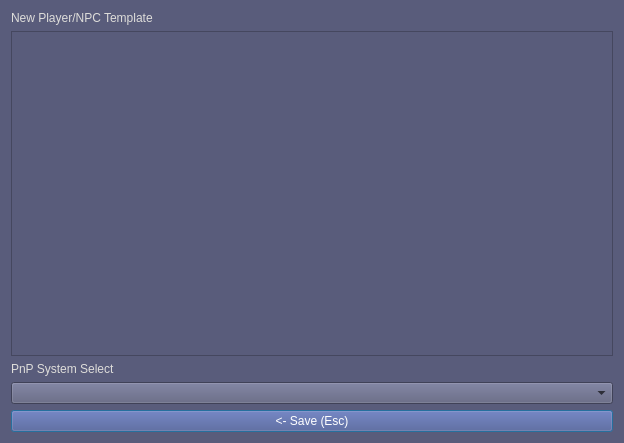
<?xml version="1.0" encoding="UTF-8"?>
<ui version="4.0">
 <class>Settings</class>
 <widget class="QDialog" name="Settings">
  <property name="windowModality">
   <enum>Qt::WindowModal</enum>
  </property>
  <property name="geometry">
   <rect>
    <x>0</x>
    <y>0</y>
    <width>624</width>
    <height>443</height>
   </rect>
  </property>
  <property name="windowTitle">
   <string>Settings</string>
  </property>
  <property name="styleSheet">
   <string notr="true">QWidget {
  color: black;
  background-color: rgb(89, 92, 123);
}

QListWidget QTreeWidget{
   color: #000;
   selection-color: #FFF;
   selection-background-color: #55A;
}

QListWidget::item:selected:!active{
   color: #000;
   selection-color: #FFF;
   selection-background-color: #55A;
}

QTreeWidget::item:selected:!active{
   color: #000;
   selection-color: #FFF;
   selection-background-color: #55A;
}


QToolTip {
	border: 5px solid orange;
	background-color: #39537d;
    color: #FFF;
}

QLabel {
color: rgb(222, 221, 218);
}

QPushButton {
background-color: rgb(75, 82, 143);
color: white;
}</string>
  </property>
  <layout class="QVBoxLayout" name="verticalLayout">
   <item>
    <widget class="QLabel" name="label_TemplateEdit">
     <property name="text">
      <string>New Player/NPC Template</string>
     </property>
    </widget>
   </item>
   <item>
    <widget class="QPlainTextEdit" name="plainTextEdit_template">
     <property name="styleSheet">
      <string notr="true">QWidget {
  color: black;
  background-color: rgb(89, 92, 123);
}

QListWidget QTreeWidget{
   color: #000;
   selection-color: #FFF;
   selection-background-color: #55A;
}

QListWidget::item:selected:!active{
   color: #000;
   selection-color: #FFF;
   selection-background-color: #55A;
}

QTreeWidget::item:selected:!active{
   color: #000;
   selection-color: #FFF;
   selection-background-color: #55A;
}


QToolTip {
	border: 3px solid gray;
	background-color: #39537d;
    color: #FFF;
}

QLabel {
color: rgb(222, 221, 218);
}

QPushButton {
background-color: rgb(75, 82, 143);
color: white;
padding: 5px;
border-color: rgb(75, 82, 143);
border-width: 2px;
border-radius: 5px;
}

QPushButton:pressed {
    background-color: rgb(55, 62, 123);
}</string>
     </property>
    </widget>
   </item>
   <item>
    <widget class="QLabel" name="label_systemSelect">
     <property name="text">
      <string>PnP System Select</string>
     </property>
    </widget>
   </item>
   <item>
    <widget class="QComboBox" name="comboBox_system"/>
   </item>
   <item>
    <widget class="QPushButton" name="pushButton_back">
     <property name="styleSheet">
      <string notr="true"/>
     </property>
     <property name="text">
      <string>&lt;- Save (Esc)</string>
     </property>
    </widget>
   </item>
  </layout>
 </widget>
 <resources/>
 <connections/>
</ui>
